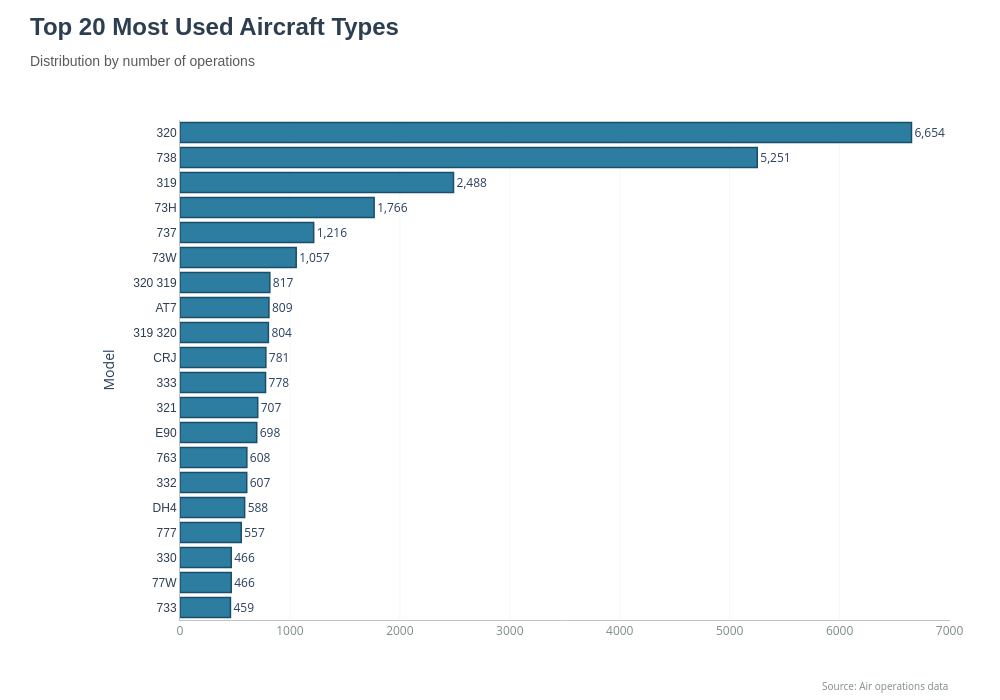

Write notebook code for a chart like this one.
### Code cell
# Create professional visualization
fig = go.Figure()

fig.add_trace(go.Bar(
    y=top_20['Aeronave'],
    x=top_20['Operaciones'],
    orientation='h',
    marker=dict(
        color='#2c7da0',
        line=dict(color='#1a4d69', width=1.5)
    ),
    texttemplate='%{x:,}',
    textposition='outside',
    hoverinfo='none'
))

# Professional layout configuration
fig.update_layout(
    title=dict(
        text='<b>Top 20 Most Used Aircraft Types</b><br><span style="font-size:14px;color:#5a5a5a">Distribution by number of operations</span>',
        x=0.03,
        y=0.95,
        font=dict(
            family="Arial",
            size=24,
            color="#2c3e50"
        )
    ),
    xaxis=dict(
        title=dict(
            text=None,
            font=dict(
                size=14,
                color='#2c3e50',
                family='Arial'
            )
        ),
        tickfont=dict(size=12, color='#7f8c8d'),
        gridcolor='#dfe6e9',
        showline=True,
        linecolor='#bdc3c7'
    ),
    yaxis=dict(
        autorange="reversed",
        title='Model',
        tickfont=dict(
            size=12,
            color='#2c3e50',
            family='Arial'
        ),
        linecolor='#bdc3c7'
    ),
    plot_bgcolor='white',
    paper_bgcolor='white',
    margin=dict(l=180, r=50, t=120, b=80),
    height=700,
    width=1000,
    hoverlabel=dict(
        bgcolor="white",
        font_size=14,
        font_family="Arial"
    )
)

# Add professional context elements
fig.add_annotation(
    x=1,
    y=-0.15,
    xref="paper",
    yref="paper",
    text="<span style='font-size:10px;color:#7f8c8d'>Source: Air operations data</span>",
    showarrow=False,
    align="right"
)

# Professional decorative lines
fig.update_xaxes(showgrid=True, gridwidth=0.5, gridcolor='#ecf0f1')
fig.update_yaxes(showgrid=False)

fig.show()

### Figure 1 — Plotly figure (JSON) as saved in the notebook; plotly's stock layout.template omitted (floating-point values rounded to 4 significant figures)
{"data": [{"hoverinfo": "none", "marker": {"color": "#2c7da0", "line": {"color": "#1a4d69", "width": 1.5}}, "orientation": "h", "textposition": "outside", "texttemplate": "%{x:,}", "type": "bar", "x": [6654, 5251, 2488, 1766, 1216, 1057, 817, 809, 804, 781, 778, 707, 698, 608, 607, 588, 557, 466, 466, 459], "y": ["320", "738", "319", "73H", "737", "73W", "320 319", "AT7", "319 320", "CRJ", "333", "321", "E90", "763", "332", "DH4", "777", "330", "77W", "733"]}], "layout": {"annotations": [{"align": "right", "showarrow": false, "text": "<span style='font-size:10px;color:#7f8c8d'>Source: Air operations data</span>", "x": 1, "xref": "paper", "y": -0.15, "yref": "paper"}], "height": 700, "hoverlabel": {"bgcolor": "white", "font": {"family": "Arial", "size": 14}}, "margin": {"b": 80, "l": 180, "r": 50, "t": 120}, "paper_bgcolor": "white", "plot_bgcolor": "white", "title": {"font": {"color": "#2c3e50", "family": "Arial", "size": 24}, "text": "<b>Top 20 Most Used Aircraft Types</b><br><span style=\"font-size:14px;color:#5a5a5a\">Distribution by number of operations</span>", "x": 0.03, "y": 0.95}, "width": 1000, "xaxis": {"gridcolor": "#ecf0f1", "gridwidth": 0.5, "linecolor": "#bdc3c7", "showgrid": true, "showline": true, "tickfont": {"color": "#7f8c8d", "size": 12}, "title": {"font": {"color": "#2c3e50", "family": "Arial", "size": 14}}}, "yaxis": {"autorange": "reversed", "linecolor": "#bdc3c7", "showgrid": false, "tickfont": {"color": "#2c3e50", "family": "Arial", "size": 12}, "title": {"text": "Model"}}}}
